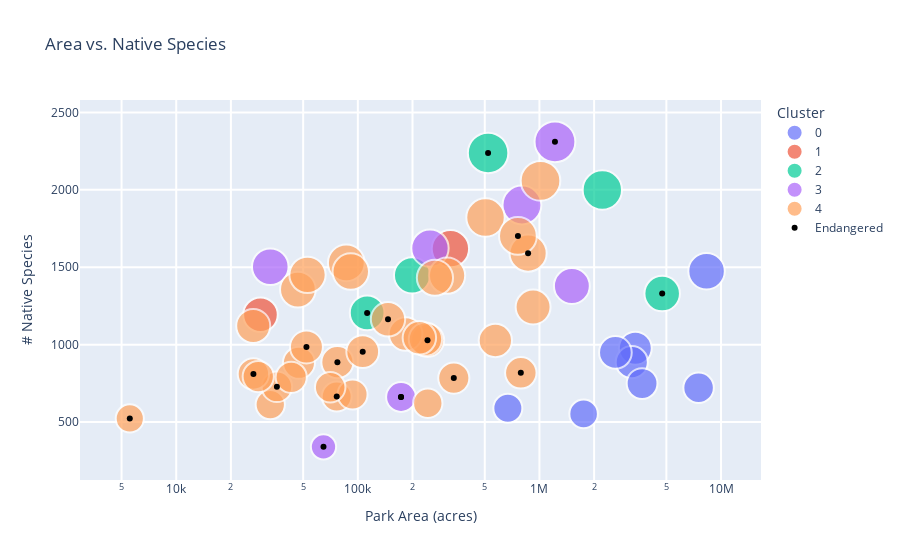

Source (notebook cell):
### Markdown cell above
# Conclusions

## Size does not matter (that much..)

It might seem logical that the size of the national park should play an important role for the abundance of native species, but the given data set does not show such a relationship.

### Code cell
cat_01 = 'Acres'
cat_02 = 'Native_Present'
title = 'Area vs. Native Species'
title_cat_01 = 'Park Area (acres)'
title_cat_02 = '# Native Species'
fig =bubbleplot(df_park,cat_01,cat_02,title,title_cat_01,title_cat_02,x_axis_type='log',cross_plot=parks_endangered)

### Figure 1 — Plotly figure (JSON) as saved in the notebook; plotly's stock layout.template omitted (floating-point values rounded to 4 significant figures)
{"data": [{"marker": {"line": {"width": 2}, "size": [31.26, 26.87, 29.78, 27.37, 24.27, 23.52, 30.82, 38.39], "sizemode": "area", "sizeref": 0.05775}, "mode": "markers", "name": "0", "text": ["Park Name: Denali National Park and Preserve<br>Size: 3372402<br># Species: 999<br># Native Species: 977<br>", "Park Name: Gates Of The Arctic National Park and Preserve<br>Size: 7523898<br># Species: 722<br># Native Species: 722<br>", "Park Name: Glacier Bay National Park and Preserve<br>Size: 3224840<br># Species: 916<br># Native Species: 887<br>", "Park Name: Katmai National Park and Preserve<br>Size: 3674530<br># Species: 760<br># Native Species: 749<br>", "Park Name: Kenai Fjords National Park<br>Size: 669983<br># Species: 605<br># Native Species: 589<br>", "Park Name: Kobuk Valley National Park<br>Size: 1750717<br># Species: 553<br># Native Species: 553<br>", "Park Name: Lake Clark National Park and Preserve<br>Size: 2619733<br># Species: 970<br># Native Species: 950<br>", "Park Name: Wrangell - St Elias National Park and Preserve<br>Size: 8323148<br># Species: 1509<br># Native Species: 1474<br>"], "type": "scatter", "x": [3372402, 7523898, 3224840, 3674530, 669983, 1750717, 2619733, 8323148], "y": [977, 722, 887, 749, 589, 553, 950, 1474]}, {"marker": {"line": {"width": 2}, "size": [34.54, 40.25], "sizemode": "area", "sizeref": 0.05775}, "mode": "markers", "name": "1", "text": ["Park Name: Haleakala National Park<br>Size: 29094<br># Species: 2023<br># Native Species: 1193<br>", "Park Name: Hawaii Volcanoes National Park<br>Size: 323431<br># Species: 2722<br># Native Species: 1620<br>"], "type": "scatter", "x": [29094, 323431], "y": [1193, 1620]}, {"marker": {"line": {"width": 2}, "size": [36.47, 47.31, 34.71, 38.05, 44.71], "sizemode": "area", "sizeref": 0.05775}, "mode": "markers", "name": "2", "text": ["Park Name: Death Valley National Park<br>Size: 4740912<br># Species: 1410<br># Native Species: 1330<br>", "Park Name: Great Smoky Mountains National Park<br>Size: 521490<br># Species: 2598<br># Native Species: 2238<br>", "Park Name: Redwood National Park<br>Size: 112512<br># Species: 1525<br># Native Species: 1205<br>", "Park Name: Shenandoah National Park<br>Size: 199045<br># Species: 1824<br># Native Species: 1448<br>", "Park Name: Yellowstone National Park<br>Size: 2219791<br># Species: 2188<br># Native Species: 1999<br>"], "type": "scatter", "x": [4740912, 521490, 112512, 199045, 2219791], "y": [1330, 2238, 1205, 1448, 1999]}, {"marker": {"line": {"width": 2}, "size": [43.61, 25.73, 40.29, 38.77, 18.44, 37.13, 48.06], "sizemode": "area", "sizeref": 0.05775}, "mode": "markers", "name": "3", "text": ["Park Name: Big Bend National Park<br>Size: 801163<br># Species: 2011<br># Native Species: 1902<br>", "Park Name: Biscayne National Park<br>Size: 172924<br># Species: 839<br># Native Species: 662<br>", "Park Name: Channel Islands National Park<br>Size: 249561<br># Species: 1847<br># Native Species: 1623<br>", "Park Name: Cuyahoga Valley National Park<br>Size: 32950<br># Species: 1770<br># Native Species: 1503<br>", "Park Name: Dry Tortugas National Park<br>Size: 64701<br># Species: 481<br># Native Species: 340<br>", "Park Name: Everglades National Park<br>Size: 1508538<br># Species: 1780<br># Native Species: 1379<br>", "Park Name: Grand Canyon National Park<br>Size: 1217403<br># Species: 2532<br># Native Species: 2310<br>"], "type": "scatter", "x": [801163, 172924, 249561, 32950, 64701, 1508538, 1217403], "y": [1902, 662, 1623, 1503, 340, 1379, 2310]}, {"marker": {"line": {"width": 2}, "size": [29.72, 25.79, 24.94, 24.76, 26.98, 28, 32.06, 36.82, 33.48, 32.7, 45.37, 38.03, 29.78, 28.09, 39.09, 22.89, 32.05, 28.6, 30.9, 38.09, 31.38, 32.17, 42.67, 35.26, 26.04, 28.48, 37.84, 38.37, 39.89, 26.93, 32.31, 28.18, 41.26, 34.12], "sizemode": "area", "sizeref": 0.05775}, "mode": "markers", "name": "4", "text": ["Park Name: Acadia National Park<br>Size: 47390<br># Species: 1157<br># Native Species: 883<br>", "Park Name: Arches National Park<br>Size: 76519<br># Species: 749<br># Native Species: 665<br>", "Park Name: Badlands National Park<br>Size: 242756<br># Species: 700<br># Native Species: 622<br>", "Park Name: Black Canyon of the Gunnison National Park<br>Size: 32950<br># Species: 689<br># Native Species: 613<br>", "Park Name: Bryce Canyon National Park<br>Size: 35835<br># Species: 788<br># Native Species: 728<br>", "Park Name: Canyonlands National Park<br>Size: 337598<br># Species: 866<br># Native Species: 784<br>", "Park Name: Capitol Reef National Park<br>Size: 241904<br># Species: 1161<br># Native Species: 1028<br>", "Park Name: Carlsbad Caverns National Park<br>Size: 46766<br># Species: 1427<br># Native Species: 1356<br>", "Park Name: Congaree National Park<br>Size: 26546<br># Species: 1205<br># Native Species: 1121<br>", "Park Name: Crater Lake National Park<br>Size: 183224<br># Species: 1122<br># Native Species: 1069<br>", "Park Name: Glacier National Park<br>Size: 1013572<br># Species: 2196<br># Native Species: 2058<br>", "Park Name: Grand Teton National Park<br>Size: 309995<br># Species: 1587<br># Native Species: 1446<br>", "Park Name: Great Basin National Park<br>Size: 77180<br># Species: 955<br># Native Species: 887<br>", "Park Name: Great Sand Dunes National Park and Preserve<br>Size: 42984<br># Species: 813<br># Native Species: 789<br>", "Park Name: Guadalupe Mountains National Park<br>Size: 86416<br># Species: 1578<br># Native Species: 1528<br>", "Park Name: Hot Springs National Park<br>Size: 5550<br># Species: 588<br># Native Species: 524<br>", "Park Name: Isle Royale National Park<br>Size: 571790<br># Species: 1167<br># Native Species: 1027<br>", "Park Name: Joshua Tree National Park<br>Size: 789745<br># Species: 849<br># Native Species: 818<br>", "Park Name: Lassen Volcanic National Park<br>Size: 106372<br># Species: 1005<br># Native Species: 955<br>", "Park Name: Mammoth Cave National Park<br>Size: 52830<br># Species: 1628<br># Native Species: 1451<br>", "Park Name: Mesa Verde National Park<br>Size: 52122<br># Species: 1106<br># Native Species: 985<br>", "Park Name: Mount Rainier National Park<br>Size: 235625<br># Species: 1191<br># Native Species: 1035<br>", "Park Name: North Cascades National Park<br>Size: 504781<br># Species: 2053<br># Native Species: 1821<br>", "Park Name: Olympic National Park<br>Size: 922651<br># Species: 1356<br># Native Species: 1243<br>", "Park Name: Petrified Forest National Park<br>Size: 93533<br># Species: 732<br># Native Species: 678<br>", "Park Name: Pinnacles National Park<br>Size: 26606<br># Species: 940<br># Native Species: 811<br>", "Park Name: Rocky Mountain National Park<br>Size: 265828<br># Species: 1526<br># Native Species: 1432<br>", "Park Name: Saguaro National Park<br>Size: 91440<br># Species: 1578<br># Native Species: 1472<br>", "Park Name: Sequoia and Kings Canyon National Parks<br>Size: 865952<br># Species: 1818<br># Native Species: 1591<br>", "Park Name: Theodore Roosevelt National Park<br>Size: 70447<br># Species: 807<br># Native Species: 725<br>", "Park Name: Voyageurs National Park<br>Size: 218200<br># Species: 1173<br># Native Species: 1044<br>", "Park Name: Wind Cave National Park<br>Size: 28295<br># Species: 890<br># Native Species: 794<br>", "Park Name: Yosemite National Park<br>Size: 761266<br># Species: 1896<br># Native Species: 1702<br>", "Park Name: Zion National Park<br>Size: 146598<br># Species: 1316<br># Native Species: 1164<br>"], "type": "scatter", "x": [47390, 76519, 242756, 32950, 35835, 337598, 241904, 46766, 26546, 183224, 1013572, 309995, 77180, 42984, 86416, 5550, 571790, 789745, 106372, 52830, 52122, 235625, 504781, 922651, 93533, 26606, 265828, 91440, 865952, 70447, 218200, 28295, 761266, 146598], "y": [883, 665, 622, 613, 728, 784, 1028, 1356, 1121, 1069, 2058, 1446, 887, 789, 1528, 524, 1027, 818, 955, 1451, 985, 1035, 1821, 1243, 678, 811, 1432, 1472, 1591, 725, 1044, 794, 1702, 1164]}, {"marker": {"color": "black"}, "mode": "markers", "name": "Endangered", "type": "scatter", "x": [521490, 5550, 172924, 64701, 172924, 112512, 76519, 35835, 337598, 241904, 4740912, 77180, 1217403, 789745, 106372, 52122, 26606, 865952, 761266, 146598], "y": [2238, 524, 662, 340, 662, 1205, 665, 728, 784, 1028, 1330, 887, 2310, 818, 955, 985, 811, 1591, 1702, 1164]}], "layout": {"legend": {"title": {"text": "Cluster"}}, "title": {"text": "Area vs. Native Species"}, "xaxis": {"gridcolor": "white", "gridwidth": 2, "title": {"text": "Park Area (acres)"}, "type": "log"}, "yaxis": {"gridcolor": "white", "gridwidth": 2, "title": {"text": "# Native Species"}, "type": "linear"}}}
